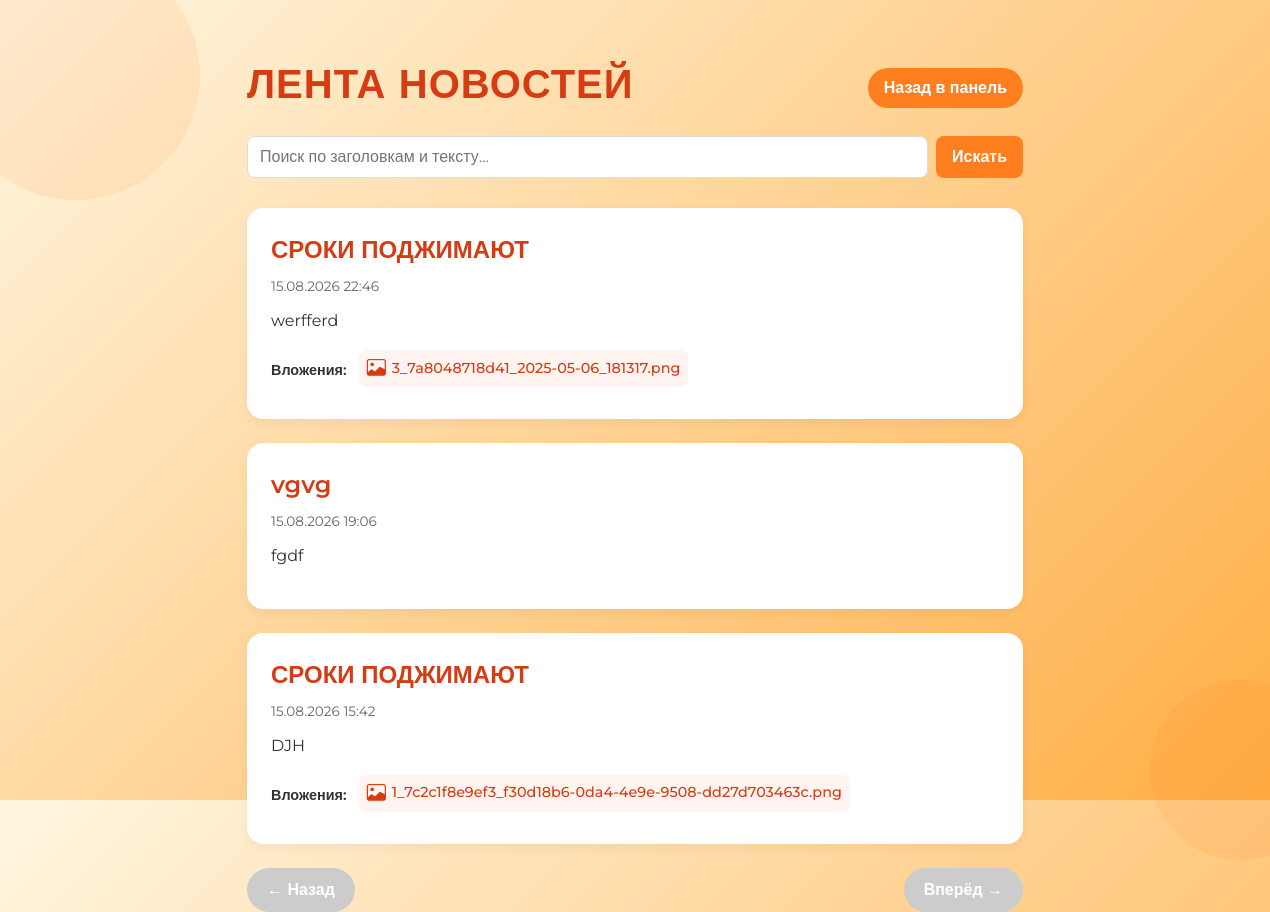
Page /employee/news (signed in) on the earlier database version.
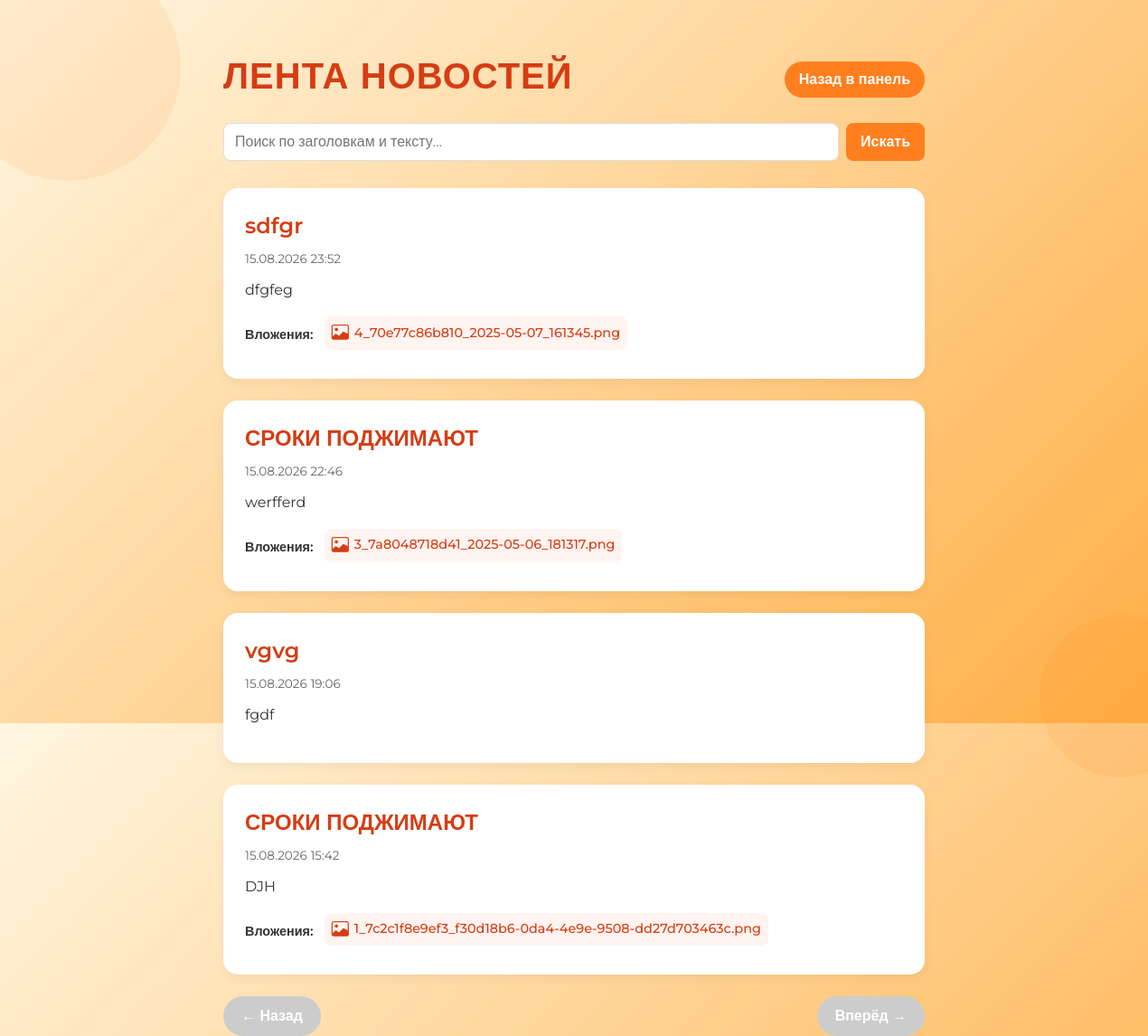
Same page on the later database version.
### app.py (models this page shows)
class News(db.Model):
    id = db.Column(db.Integer, primary_key=True)
    title = db.Column(db.String(255), nullable=False)
    content = db.Column(db.Text, nullable=False)
    created_at = db.Column(db.DateTime, default=lambda: datetime.now(timezone.utc) + timedelta(hours=3))
    created_by = db.Column(db.Integer, db.ForeignKey('user.id'))
    department_id = db.Column(
        db.Integer, db.ForeignKey('department.id'), nullable=True
    )
    views = db.relationship(
        'NewsView', backref='news', lazy=True, cascade='all, delete-orphan'
    )
    files = db.relationship(
        'NewsFile', backref='news', lazy=True, cascade='all, delete-orphan'
    )

class NewsFile(db.Model):
    id = db.Column(db.Integer, primary_key=True)
    news_id = db.Column(db.Integer, db.ForeignKey('news.id'), nullable=False)
    file_name = db.Column(db.String(255), nullable=False)

### app.py (the view)
@app.route('/employee/news')
@login_required
def employee_feed():
    page = request.args.get('page', 1, type=int)
    per_page = 5
    q = request.args.get('q', '').strip()
    user = db.session.get(User, session['user_id'])
    base_query = News.query.filter(
        (News.department_id == None) | (News.department_id == user.department_id)
    )
    if q:
        search = f'%{q}%'
        base_query = base_query.filter(
            (News.title.ilike(search)) | (News.content.ilike(search))
        )
    pagination = base_query.order_by(News.created_at.desc()).paginate(
        page=page, per_page=per_page, error_out=False
    )
    news_list = pagination.items
    next_page = pagination.next_num if pagination.has_next else None
    prev_page = pagination.prev_num if pagination.has_prev else None
    for item in news_list:
        existing_view = NewsView.query.filter_by(
            news_id=item.id, user_id=user.id
        ).first()
        if not existing_view:
            new_view = NewsView(news_id=item.id, user_id=user.id)
            db.session.add(new_view)
    db.session.commit()
    return render_template(
        'employee_feed.html',
        news=news_list,
        next_page=next_page,
        prev_page=prev_page,
    )

### app.py (called while the page is built)
def login_required(f):
    @wraps(f)
    def decorated_function(*args, **kwargs):
        if 'user_id' not in session:
            return redirect(url_for('login'))
        return f(*args, **kwargs)
    return decorated_function

### templates/employee_feed.html (shortened to what this page needs)
<!DOCTYPE html>
<html lang="ру">
<head>
  <link href="https://cdn.jsdelivr.net/npm/bootstrap@5.3.2/dist/css/bootstrap.min.css" rel="stylesheet">
  <link href="https://cdn.jsdelivr.net/npm/bootstrap-icons@1.10.5/font/bootstrap-icons.css" rel="stylesheet">
</head>
<body>
  <div class="circle"></div>
  <div class="circle"></div>
  <div class="container">
    <div class="header-wrapper">
      <h1>Лента новостей</h1>
      <a href="{{ url_for('dashboard') }}" class="btn-back">Назад в панель</a>
    </div>
    <form method="get" action="{{ url_for('employee_feed') }}" class="search-form">
      <input
        type="text"
        name="q"
        class="search-input"
        placeholder="Поиск по заголовкам и тексту..."
        value="{{ request.args.get('q', '') }}"
      >
      <button type="submit" class="search-button">Искать</button>
    </form>
    {% for item in news %}
      <div class="news-item">
        <div class="news-title">{{ item.title }}</div>
        <div class="news-date">{{ item.created_at.strftime("%d.%m.%Y %H:%M") }}</div>
        <div class="news-content">{{ item.content|safe }}</div>
        {% if item.files %}
          <div class="attachments">
            <strong>Вложения:</strong>
            {% for f in item.files %}
              {% set ext = f.file_name.split('.')[-1].lower() %}
              <a href="{{ url_for('uploaded_file', filename=f.file_name) }}" target="_blank">
                {% if ext in ['png','jpg','jpeg','gif'] %}<i class="bi bi-image"></i>
                {% elif ext == 'pdf' %}<i class="bi bi-file-earmark-pdf"></i>
                {% elif ext in ['doc','docx'] %}<i class="bi bi-file-earmark-word"></i>
                {% else %}<i class="bi bi-paperclip"></i>{% endif %}
                {{ f.file_name }}
              </a>
            {% endfor %}
          </div>
        {% endif %}
      </div>
    {% endfor %}
    <div class="pagination">
      {% if prev_page %}
        <a class="btn-orange" href="{{ url_for('employee_feed', page=prev_page, q=request.args.get('q', '')) }}">&larr; Назад</a>
      {% else %}
        <button class="btn-orange" disabled>&larr; Назад</button>
      {% endif %}
      {% if next_page %}
        <a class="btn-orange" href="{{ url_for('employee_feed', page=next_page, q=request.args.get('q', '')) }}">Вперёд &rarr;</a>
      {% else %}
        <button class="btn-orange" disabled>Вперёд &rarr;</button>
      {% endif %}
    </div>
  </div>
</body>
</html>

Differences in the rows shown:
added News: title "sdfgr", created_at "15.08.2026 23:52", content "dfgfeg"
added NewsFile: file_name "4_70e77c86b810_2025-05-07_161345.png", shown under "sdfgr"
